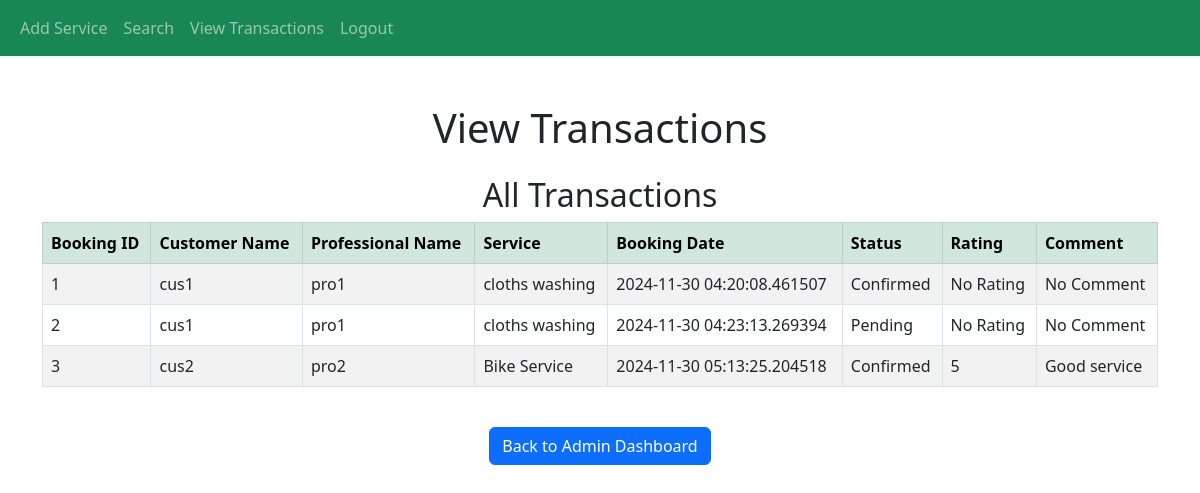
Page /admin_transaction on the committed database.
### app.py (models this page shows)
class Booking(db.Model):
    __tablename__ = 'booking'
    id = db.Column(db.Integer, primary_key=True)
    customer_id = db.Column(db.Integer, db.ForeignKey('customer.id'), nullable=False)
    professional_id = db.Column(db.Integer, db.ForeignKey('professional.id'), nullable=False)
    booking_date = db.Column(db.DateTime, default=datetime.utcnow, nullable=False)
    status = db.Column(db.String, nullable=False)
    customer = db.relationship('Customer', backref=db.backref('bookings', lazy=True))
    professional = db.relationship('Professional', backref=db.backref('bookings', lazy=True))
    review = db.relationship('Review', back_populates='booking', uselist=False)

class Customer(db.Model):
    id = db.Column(db.Integer, primary_key=True)
    email = db.Column(db.String(120), unique=True, nullable=False)
    password = db.Column(db.String(120), nullable=False)
    name = db.Column(db.String(120), nullable=False)
    address = db.Column(db.String(200), nullable=False)
    pincode = db.Column(db.String(20), nullable=False)
    phone_number = db.Column(db.String(15), nullable=False)

class Professional(db.Model):
    id = db.Column(db.Integer, primary_key=True)
    email = db.Column(db.String(120), unique=True, nullable=False)
    password = db.Column(db.String(120), nullable=False)
    name = db.Column(db.String(120), nullable=False)
    address = db.Column(db.String(200), nullable=False)
    pincode = db.Column(db.String(20), nullable=False)
    service_id = db.Column(db.Integer, db.ForeignKey('service.id'), nullable=False)
    service = db.relationship('Service', backref=db.backref('professionals', lazy=True))
    document = db.Column(db.String(120), nullable=False)
    phone_number = db.Column(db.String(15), nullable=False)
    is_approved = db.Column(db.Boolean, default=False)
    is_rejected = db.Column(db.Boolean, default=False)

class Service(db.Model):
    id = db.Column(db.Integer, primary_key=True)
    servicename = db.Column(db.String(255), unique=True, nullable=False)
    description = db.Column(db.String(10000), nullable=False)
    baseprice = db.Column(db.Integer, nullable=False)

class Review(db.Model):
    __tablename__ = 'review'
    id = db.Column(db.Integer, primary_key=True)
    booking_id = db.Column(db.Integer, db.ForeignKey('booking.id'), nullable=False)
    customer_id = db.Column(db.Integer, db.ForeignKey('customer.id'), nullable=False)
    rating = db.Column(db.Integer, nullable=False)
    comment = db.Column(db.String(1000), nullable=True)
    booking = db.relationship('Booking', backref=db.backref('reviews', lazy=True))
    customer = db.relationship('Customer', backref=db.backref('reviews', lazy=True))

### app.py (the view)
@app.route('/admin_transaction', methods=['GET'])
def admin_transaction():
    bookings = Booking.query.all()
    return render_template('admin_transaction.html', bookings=bookings)

### templates/admin_transaction.html (shortened to what this page needs)
<!DOCTYPE html>
<html lang="en">
<head>
    <link href="https://cdn.jsdelivr.net/npm/bootstrap@5.3.0-alpha1/dist/css/bootstrap.min.css" rel="stylesheet">
</head>
<body>
    <nav class="navbar navbar-expand-lg navbar-dark bg-success">
        <div class="container-fluid">
            <div class="collapse navbar-collapse" id="navbarNav">
                <ul class="navbar-nav">
                    <li class="nav-item">
                        <a class="nav-link" href="{{ url_for('new_service') }}">Add Service</a>
                    </li>
                    <li class="nav-item">
                        <a class="nav-link" href="{{ url_for('admin_search') }}">Search</a>
                    </li>
                    <li class="nav-item">
                        <a class="nav-link" href="{{ url_for('admin_transaction')}}">View Transactions</a>
                    </li>
                    <li class="nav-item">
                        <a class="nav-link" href="{{ url_for('logout') }}">Logout</a>
                </ul>
            </div>
        </div>
    </nav>
    <div class="container mt-5">
        <h1 class="text-center">View Transactions</h1>
        <div id="transactions" class="mt-4">
            <h2 class="text-center">All Transactions</h2>
            <div class="table-responsive">
                <table class="table table-bordered table-hover table-striped">
                    <thead class="table-success">
                        <tr>
                            <th>Booking ID</th>
                            <th>Customer Name</th>
                            <th>Professional Name</th>
                            <th>Service</th>
                            <th>Booking Date</th>
                            <th>Status</th>
                            <th>Rating</th>
                            <th>Comment</th>
                        </tr>
                    </thead>
                    <tbody>
                        {% for booking in bookings %}
                        <tr>
                            <td>{{ booking.id }}</td>
                            <td>{{ booking.customer.name }}</td>
                            <td>{{ booking.professional.name }}</td>
                            <td>{{ booking.professional.service.servicename }}</td>
                            <td>{{ booking.booking_date }}</td>
                            <td>{{ booking.status }}</td>
                            <td>{{ booking.review.rating if booking.review else 'No Rating' }}</td>
                            <td>{{ booking.review.comment if booking.review else 'No Comment' }}</td>
                        </tr>
                        {% endfor %}
                    </tbody>
                </table>
            </div>
        </div>
        <form action="{{ url_for('admin_dashboard') }}" method="GET" class="text-center mt-4">
            <button type="submit" class="btn btn-primary">Back to Admin Dashboard</button>
        </form>
    </div>
</body>
</html>

### rows in the picture
Booking: id "1", customer.name "cus1", professional.name "pro1", professional.service.servicename "cloths washing", booking_date "2024-11-30 04:20:08.461507", status "Confirmed", review "No Rating", review "No Comment"
Booking: id "2", customer.name "cus1", professional.name "pro1", professional.service.servicename "cloths washing", booking_date "2024-11-30 04:23:13.269394", status "Pending", review "No Rating", review "No Comment"
Booking: id "3", customer.name "cus2", professional.name "pro2", professional.service.servicename "Bike Service", booking_date "2024-11-30 05:13:25.204518", status "Confirmed", review "5", review "Good service"
